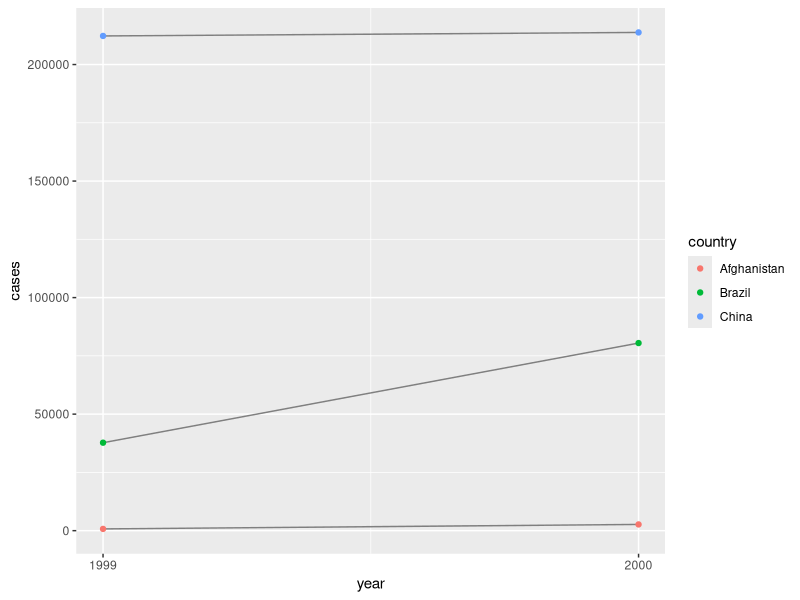

Write R code to recreate this figure. (Note: this script raises an error after producing the figure.)
## ---- chunk 1
knitr::opts_chunk$set(echo = TRUE, warning = FALSE, message = FALSE)
## ---- chunk 2
require(tidyverse)
## ---- chunk 3
tidy4a <- table4a %>% 
  pivot_longer(c(`1999`, `2000`), names_to = "year", values_to = "cases")
tidy4b <- table4b %>% 
  pivot_longer(c(`1999`, `2000`), names_to = "year", values_to = "population")
## ---- chunk 4
table2 %>%
  filter(type == "cases") %>%
  ggplot(aes(year, count)) +
  geom_line(aes(group = country), colour = "grey50") +
  geom_point(aes(colour = country)) +
  scale_x_continuous(breaks = unique(table2$year)) +
  ylab("cases")
## ---- chunk 5
table4a %>% 
  pivot_longer(c(1999, 2000), names_to = "year", values_to = "cases")
## ---- chunk 6
table4a %>% 
  pivot_longer(c(`1999`, `2000`), names_to = "year", values_to = "cases")
## ---- chunk 7
table4a %>% 
  pivot_longer(c("1999", "2000"), names_to = "year", values_to = "cases")
## ---- chunk 8
people <- tribble(
  ~name, ~key, ~value,
  #-----------------|--------|------
  "Phillip Woods",  "age", 45,
  "Phillip Woods", "height", 186,
  "Phillip Woods", "age", 50,
  "Jessica Cordero", "age", 37,
  "Jessica Cordero", "height", 156
)
glimpse(people)
## ---- chunk 9
pivot_wider(people, names_from="name", values_from = "value")
## ---- chunk 10
people2 <- people %>%
  group_by(name, key) %>%
  mutate(obs = row_number())
people2
## ---- chunk 11
pivot_wider(people2, names_from="name", values_from = "value")
## ---- chunk 12
people %>%
  distinct(name, key, .keep_all = TRUE) %>%
  pivot_wider(names_from="name", values_from = "value")
## ---- chunk 13
preg <- tribble(
  ~pregnant, ~male, ~female,
  "yes", NA, 10,
  "no", 20, 12
)
## ---- chunk 14
preg_tidy <- preg %>%
  pivot_longer(c(male, female), names_to = "sex", values_to = "count")
preg_tidy
## ---- chunk 15
preg_tidy2 <- preg %>%
  pivot_longer(c(male, female), names_to = "sex", values_to = "count", values_drop_na = TRUE)
preg_tidy2
## ---- chunk 16
tibble(x = c("a,b,c", "d,e,f,g", "h,i,j")) %>%
  separate(x, c("one", "two", "three"))
## ---- chunk 17
tibble(x = c("a,b,c", "d,e", "f,g,i")) %>%
  separate(x, c("one", "two", "three"))
## ---- chunk 18
tibble(x = c("a,b,c", "d,e,f,g", "h,i,j")) %>%
  separate(x, c("one", "two", "three"))
## ---- chunk 19
tibble(x = c("a,b,c", "d,e,f,g", "h,i,j")) %>%
  separate(x, c("one", "two", "three"), extra = "drop")
## ---- chunk 20
tibble(x = c("a,b,c", "d,e,f,g", "h,i,j")) %>%
  separate(x, c("one", "two", "three"), extra = "merge")
## ---- chunk 21
tibble(x = c("a,b,c", "d,e", "f,g,i")) %>%
  separate(x, c("one", "two", "three"))
## ---- chunk 22
tibble(x = c("a,b,c", "d,e", "f,g,i")) %>%
  separate(x, c("one", "two", "three"), fill = "right")
## ---- chunk 23
tibble(x = c("a,b,c", "d,e", "f,g,i")) %>%
  separate(x, c("one", "two", "three"), fill = "left")
